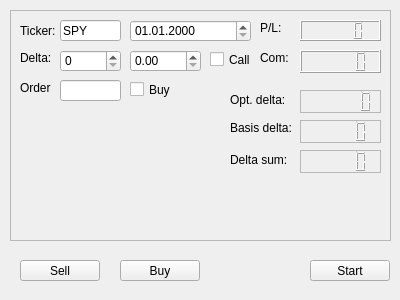
<?xml version="1.0" encoding="UTF-8"?>
<ui version="4.0">
 <class>AutoDeltaAligForm</class>
 <widget class="QWidget" name="AutoDeltaAligForm">
  <property name="geometry">
   <rect>
    <x>0</x>
    <y>0</y>
    <width>400</width>
    <height>300</height>
   </rect>
  </property>
  <property name="minimumSize">
   <size>
    <width>400</width>
    <height>300</height>
   </size>
  </property>
  <property name="maximumSize">
   <size>
    <width>400</width>
    <height>300</height>
   </size>
  </property>
  <property name="font">
   <font>
    <weight>50</weight>
    <bold>false</bold>
   </font>
  </property>
  <property name="windowTitle">
   <string>AutoDeltaHedge</string>
  </property>
  <widget class="QFrame" name="frame">
   <property name="geometry">
    <rect>
     <x>10</x>
     <y>10</y>
     <width>381</width>
     <height>231</height>
    </rect>
   </property>
   <property name="frameShape">
    <enum>QFrame::StyledPanel</enum>
   </property>
   <property name="frameShadow">
    <enum>QFrame::Raised</enum>
   </property>
   <widget class="QLabel" name="label">
    <property name="geometry">
     <rect>
      <x>10</x>
      <y>10</y>
      <width>41</width>
      <height>21</height>
     </rect>
    </property>
    <property name="text">
     <string>Ticker:</string>
    </property>
   </widget>
   <widget class="QLineEdit" name="lineEdit_Ticket">
    <property name="geometry">
     <rect>
      <x>50</x>
      <y>10</y>
      <width>61</width>
      <height>21</height>
     </rect>
    </property>
    <property name="text">
     <string>SPY</string>
    </property>
   </widget>
   <widget class="QLabel" name="label_delta">
    <property name="geometry">
     <rect>
      <x>10</x>
      <y>40</y>
      <width>31</width>
      <height>16</height>
     </rect>
    </property>
    <property name="text">
     <string>Delta:</string>
    </property>
   </widget>
   <widget class="QSpinBox" name="spinBox_Delta">
    <property name="geometry">
     <rect>
      <x>50</x>
      <y>40</y>
      <width>61</width>
      <height>22</height>
     </rect>
    </property>
    <property name="maximum">
     <number>100</number>
    </property>
   </widget>
   <widget class="QLabel" name="label_2">
    <property name="geometry">
     <rect>
      <x>250</x>
      <y>10</y>
      <width>31</width>
      <height>16</height>
     </rect>
    </property>
    <property name="text">
     <string>P/L:</string>
    </property>
   </widget>
   <widget class="QLCDNumber" name="lcdNumber_pl">
    <property name="geometry">
     <rect>
      <x>290</x>
      <y>10</y>
      <width>81</width>
      <height>21</height>
     </rect>
    </property>
    <property name="digitCount">
     <number>5</number>
    </property>
   </widget>
   <widget class="QLabel" name="label_3">
    <property name="geometry">
     <rect>
      <x>10</x>
      <y>70</y>
      <width>31</width>
      <height>16</height>
     </rect>
    </property>
    <property name="text">
     <string>Order:</string>
    </property>
   </widget>
   <widget class="QLineEdit" name="lineEdit_OrderStatus">
    <property name="geometry">
     <rect>
      <x>50</x>
      <y>70</y>
      <width>61</width>
      <height>21</height>
     </rect>
    </property>
    <property name="readOnly">
     <bool>true</bool>
    </property>
   </widget>
   <widget class="QLabel" name="label_4">
    <property name="geometry">
     <rect>
      <x>250</x>
      <y>40</y>
      <width>31</width>
      <height>16</height>
     </rect>
    </property>
    <property name="text">
     <string>Com:</string>
    </property>
   </widget>
   <widget class="QLCDNumber" name="lcdNumber_com">
    <property name="geometry">
     <rect>
      <x>290</x>
      <y>40</y>
      <width>81</width>
      <height>23</height>
     </rect>
    </property>
   </widget>
   <widget class="QDateEdit" name="dateEditExpire">
    <property name="geometry">
     <rect>
      <x>120</x>
      <y>10</y>
      <width>121</width>
      <height>22</height>
     </rect>
    </property>
    <property name="locale">
     <locale language="English" country="Germany"/>
    </property>
    <property name="displayFormat">
     <string>dd.MM.yyyy</string>
    </property>
   </widget>
   <widget class="QDoubleSpinBox" name="spinBox_TargetPrice">
    <property name="geometry">
     <rect>
      <x>120</x>
      <y>40</y>
      <width>71</width>
      <height>22</height>
     </rect>
    </property>
    <property name="decimals">
     <number>2</number>
    </property>
    <property name="maximum">
     <double>9999.989999999999782</double>
    </property>
   </widget>
   <widget class="QLabel" name="label_5">
    <property name="geometry">
     <rect>
      <x>220</x>
      <y>80</y>
      <width>61</width>
      <height>20</height>
     </rect>
    </property>
    <property name="text">
     <string>Opt. delta:</string>
    </property>
   </widget>
   <widget class="QLCDNumber" name="lcdNumber_optDelta">
    <property name="geometry">
     <rect>
      <x>290</x>
      <y>80</y>
      <width>81</width>
      <height>23</height>
     </rect>
    </property>
    <property name="font">
     <font>
      <weight>75</weight>
      <bold>true</bold>
     </font>
    </property>
    <property name="frameShape">
     <enum>QFrame::StyledPanel</enum>
    </property>
    <property name="lineWidth">
     <number>1</number>
    </property>
    <property name="smallDecimalPoint">
     <bool>false</bool>
    </property>
    <property name="digitCount">
     <number>6</number>
    </property>
   </widget>
   <widget class="QLabel" name="label_6">
    <property name="geometry">
     <rect>
      <x>220</x>
      <y>110</y>
      <width>61</width>
      <height>16</height>
     </rect>
    </property>
    <property name="text">
     <string>Basis delta:</string>
    </property>
   </widget>
   <widget class="QLCDNumber" name="lcdNumber_basisDelta">
    <property name="geometry">
     <rect>
      <x>290</x>
      <y>110</y>
      <width>81</width>
      <height>23</height>
     </rect>
    </property>
    <property name="frameShape">
     <enum>QFrame::StyledPanel</enum>
    </property>
    <property name="frameShadow">
     <enum>QFrame::Raised</enum>
    </property>
   </widget>
   <widget class="QLabel" name="label_7">
    <property name="geometry">
     <rect>
      <x>220</x>
      <y>140</y>
      <width>61</width>
      <height>20</height>
     </rect>
    </property>
    <property name="text">
     <string>Delta sum:</string>
    </property>
   </widget>
   <widget class="QLCDNumber" name="lcdNumber_SumDelta">
    <property name="geometry">
     <rect>
      <x>290</x>
      <y>140</y>
      <width>81</width>
      <height>23</height>
     </rect>
    </property>
    <property name="frameShape">
     <enum>QFrame::StyledPanel</enum>
    </property>
   </widget>
   <widget class="QCheckBox" name="checkBox_OptionType">
    <property name="geometry">
     <rect>
      <x>200</x>
      <y>40</y>
      <width>41</width>
      <height>19</height>
     </rect>
    </property>
    <property name="text">
     <string>Call</string>
    </property>
   </widget>
   <widget class="QCheckBox" name="checkBox_isBuy">
    <property name="geometry">
     <rect>
      <x>120</x>
      <y>70</y>
      <width>72</width>
      <height>19</height>
     </rect>
    </property>
    <property name="text">
     <string>Buy</string>
    </property>
   </widget>
  </widget>
  <widget class="QPushButton" name="buttonStartStop">
   <property name="geometry">
    <rect>
     <x>310</x>
     <y>260</y>
     <width>80</width>
     <height>21</height>
    </rect>
   </property>
   <property name="text">
    <string>Start</string>
   </property>
  </widget>
  <widget class="QPushButton" name="pushButton_Sell">
   <property name="geometry">
    <rect>
     <x>20</x>
     <y>260</y>
     <width>80</width>
     <height>21</height>
    </rect>
   </property>
   <property name="text">
    <string>Sell</string>
   </property>
  </widget>
  <widget class="QPushButton" name="pushButton_Buy">
   <property name="geometry">
    <rect>
     <x>120</x>
     <y>260</y>
     <width>80</width>
     <height>21</height>
    </rect>
   </property>
   <property name="text">
    <string>Buy</string>
   </property>
  </widget>
 </widget>
 <resources/>
 <connections/>
</ui>
